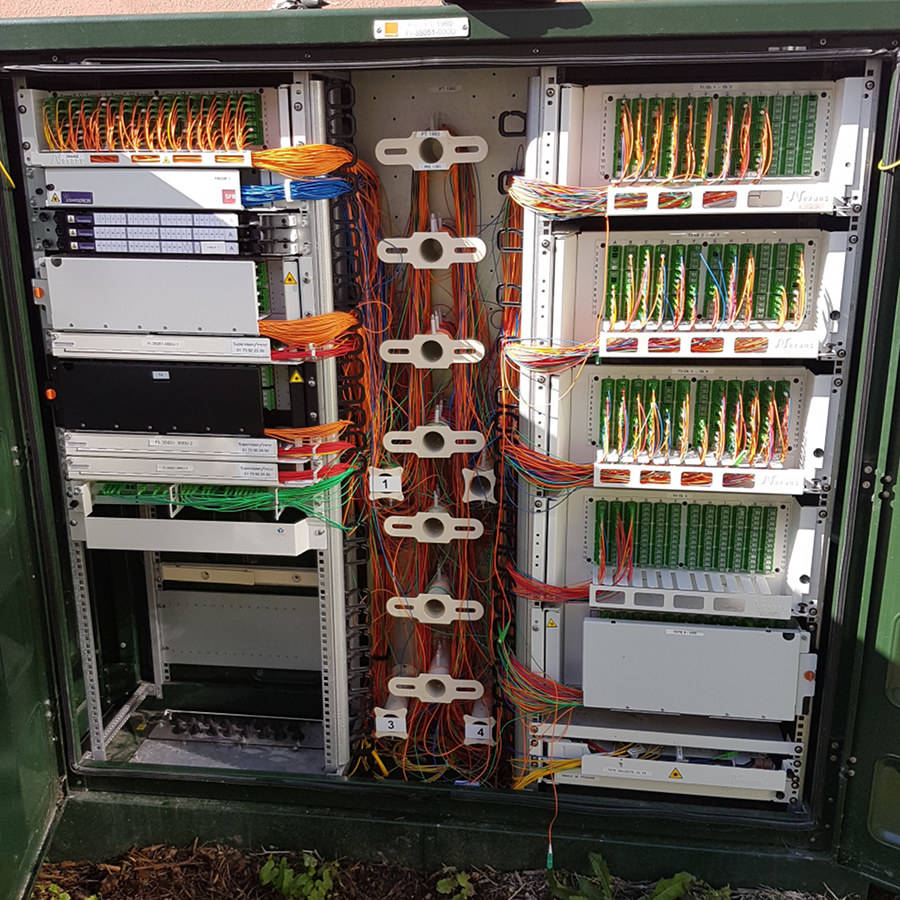
#> input picture Image_processing/data/pmz.jpg, 900 x 900 px
$ jupyter execute --allow-errors VI_superpixels_segmentation.ipynb
#> lines starting #> are read from the running program, lines starting #| are printed output that depends on the picture
### Image_processing/helpers.py

import numpy as np
import matplotlib.pyplot as plt


# fonction pour afficher une image et un titre
def show_image(image, title='Image', cmap_type='gray'):
    plt.imshow(image, cmap=cmap_type)
    plt.title(title)
    plt.axis('off')
    plt.show()


# Fct pour afficher une image et par dessus les Corners trouvés dns celle-ci
# [7 lines left out: function corners_show, not called in this run]

### Image_processing/VI_superpixels_segmentation.ipynb
# *VI Superpixels & Segmentation*

[cell 1]
import numpy as np
import matplotlib.pyplot as plt
import emoji
from helpers import show_image

Nous avons avec le *Thresholding* (seuillage) comment Ségmenter une image avec un seuil d'intensité des pixels, pour la rendre Binaire, noir et blanc. Cela nous permet par exemple de séparer le premier plan, du deuxième plan.

Pour explorer et Ségmenter au mieux une image il faut la séparer en groupes de pixels, formant des régions, ce sont les *Superpixels*.
Ces ensembles forment des représentations et des segments plus logique et qui ont plus sens qu'un simple pixel.
***Un *Superpixel* est un groupe de pixel connecté ayant des couleurs ou des niveaux de gris simimlaires.***

La *Segmentation par Superpixels* est utiles pour pre-processer des images avant une *Classification* :
- Isoler des régions de plus grandes importances avant l'entrainement
- Donc passer à des images plus petites et gagner en temps et en puissance calculs

Il y à 2 types de *Segmentation*:
- *Supervisé*, l'algorithme est guider par exmple, par seuillage(thresholding) qu'on va lui donner pour l'image binaire.
- *Non-supervisé*, va trouver et divser seul l'image en régions de superpixels

[cell 2]
img = plt.imread('data/pmz.jpg')
#> img is the input picture: shape (900, 900, 3); mean R, G, B 95.5, 88.2, 80.2

[cell 3]
img.shape
#> Out = (900, 900, 3)

[cell 4]
show_image(img)

## Segmentation Non-Supervisé
Utilisons ici *SLIC, Simple Linear Iterative Clustering*, qui va utiliser l'algorithme ***K-means clustering*** pour séparer l'image en superpixel en fonction de leur niveaux de gris.

[cell 5]
# Import the slic function from segmentation module
from skimage.segmentation import slic

# Import the label2rgb function from color module
from skimage.color import label2rgb

- Utilisons la fonction *`slic`* pour segmenter l'image en superpixels,
elle prend en parmètres, l'image et:
    - *`n_segments=`* le nombre de Régions(Segments, Superpixels, Labels) que l'on veut (default=100)

*`slic`* renvoie les Régions Segmentés également appelés *Label*

[cell 6]
# Obtain the segmentation with 400 regions
segments = slic(img, n_segments= 400)
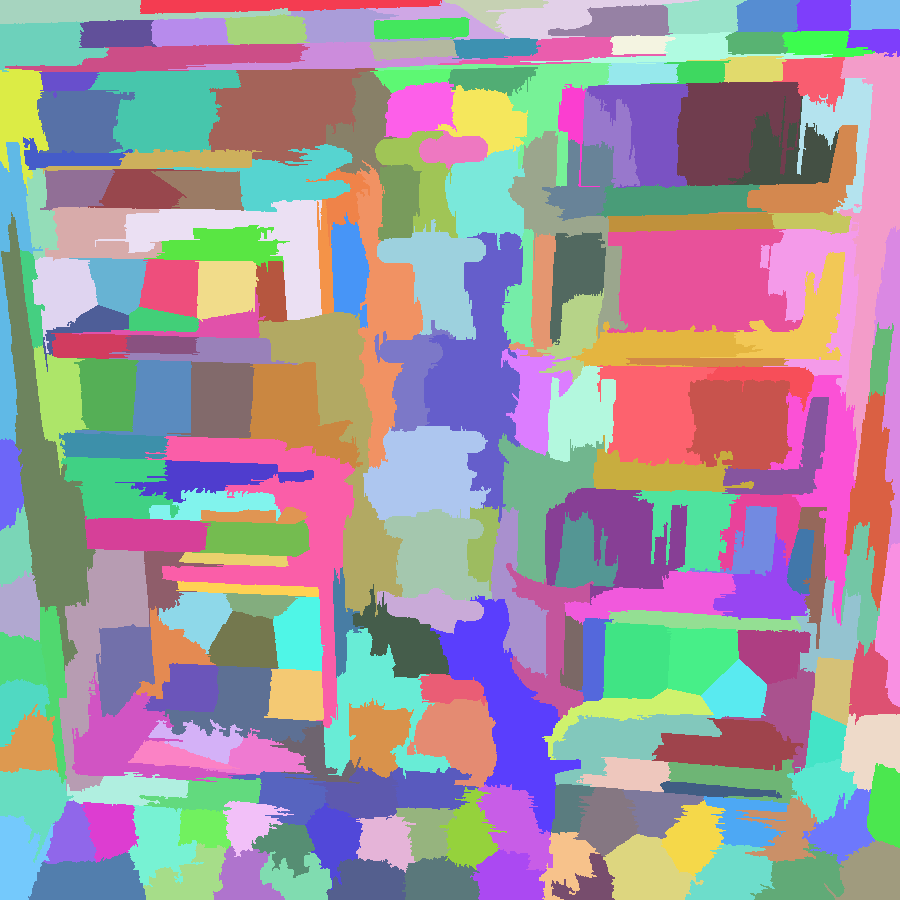
#> segments: shape (900, 900) int64; 231 distinct labels, from 1 to 231; one colour per label, 0 black

- On va utiliser *`label2rgb`* pour colorer les differents labels ou segment retourner par *`slic()`*
en paramètres:
    - les Segments(label) retournés par *`slic`*
    - l'image d'origine
    - *`kind='avg'`* met en évidence le superpixel avec ici 'avg' pour le colorer de sa couleur moyenne.

[cell 7]
# Put segments on top of original image to compare
segmented_image = label2rgb(segments, img, kind='avg')
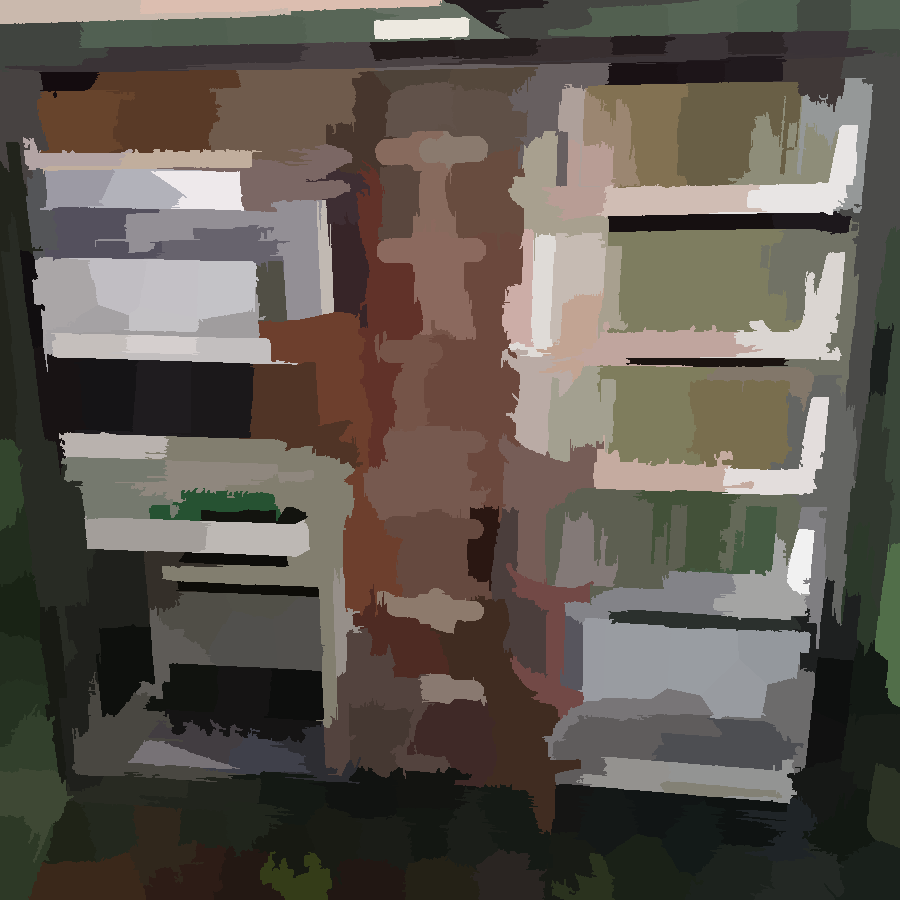
#> segmented_image: shape (900, 900, 3); mean R, G, B 95, 87.7, 79.7

[cell 8]
# Show the segmented image
show_image(segmented_image, "Segmented image, 400 superpixels")

[cell 9]
img_pmz1 = plt.imread('data/panneau_droit.png')
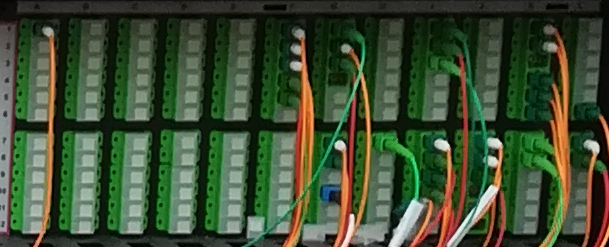
#> input picture Image_processing/data/panneau_droit.png, 609 x 247 px
#> img_pmz1 is the input picture: shape (247, 609, 4) float32; mean R, G, B, A 0.242, 0.305, 0.201, 1

[cell 10]
# Obtain the segmentation with 400 regions
segments_pmz1 = slic(img_pmz1, n_segments=200)
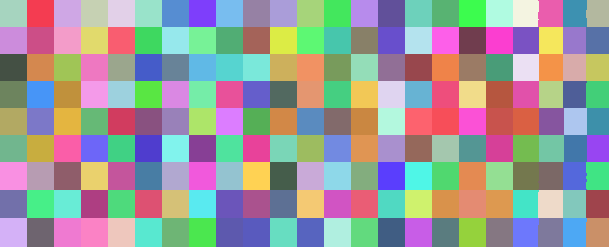
#> segments_pmz1: shape (247, 609) int64; 207 distinct labels, from 1 to 207; one colour per label, 0 black

#> (a cell that did not finish here is left out)

[cell 12]
show_image(segmented_image, "Segmented image, 200 superpixels")
